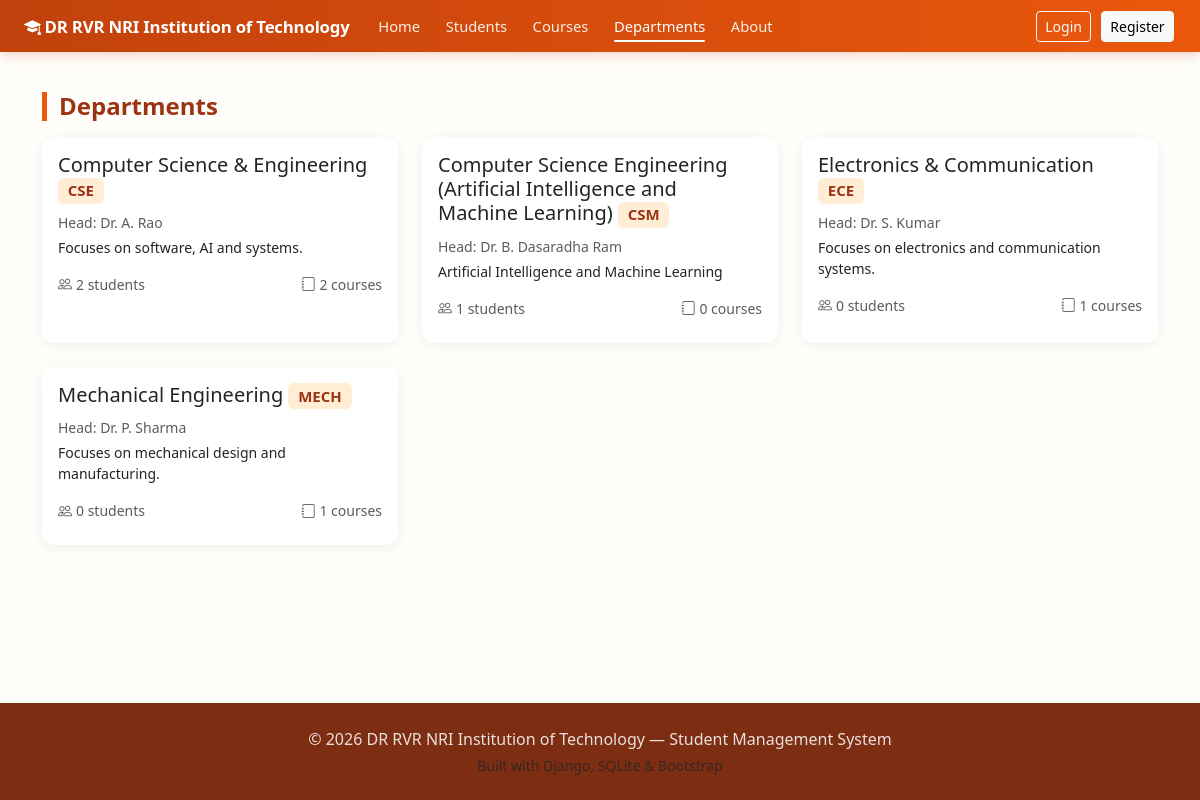
Screenshot of /departments/ with the database file from the repository.
### core/models.py (models this page shows, shortened)
class Department(models.Model):
    name = models.CharField(max_length=120, unique=True)
    code = models.CharField(max_length=20, unique=True)
    head_of_department = models.CharField(max_length=120, blank=True, null=True)
    description = models.TextField(blank=True, null=True)
    class Meta:
        ordering = ['name']
    @property
    def student_count(self):
        return self.students.count()
    @property
    def course_count(self):
        return self.courses.count()

### core/views.py (the view)
# urls.py: path('departments/', views.departments, name='departments'),
def departments(request):
    all_departments = Department.objects.order_by('name')
    return render(request, 'departments.html', {'departments': all_departments})

### templates/departments.html (shortened to what this page needs)
{% extends 'base.html' %}
{% block content %}
<div class="d-flex justify-content-between align-items-center mb-3">
    <h4 class="section-title mb-0">Departments</h4>
</div>
<div class="row g-4">
    {% for d in departments %}
    <div class="col-md-4">
        <div class="card p-3 h-100">
            <h5>{{ d.name }} <span class="badge badge-dept">{{ d.code }}</span></h5>
            <p class="text-muted small mb-1">Head: {{ d.head_of_department|default:'Not assigned' }}</p>
            <p class="small">{{ d.description|default:'No description available.' }}</p>
            <div class="d-flex justify-content-between text-muted small mb-2">
                <span><i class="bi bi-people me-1"></i>{{ d.student_count }} students</span>
                <span><i class="bi bi-journal me-1"></i>{{ d.course_count }} courses</span>
            </div>
        </div>
    </div>
    {% empty %}
    <p class="text-muted text-center py-4">No departments found.</p>
    {% endfor %}
</div>
{% endblock %}

### static/css/style.css (style rules this page uses)
:root { --primary: #ea580c; --primary-dark: #9a3412; --primary-darker: #7c2d12; --accent: #f97316; --accent-light: #ffedd5; --accent-hover: #c2410c; --bg-soft: #fffdfa; }
body { background-color: var(--bg-soft); display: flex; flex-direction: column; min-height: 100vh; font-family: 'Segoe UI', Roboto, -apple-system, sans-serif; }
.card { border: none; border-radius: 0.75rem; box-shadow: 0 2px 12px rgba(0,0,0,0.06); }
.badge-dept { background-color: var(--accent-light); color: var(--primary-dark); font-weight: 600; }
.section-title { font-weight: 700; color: var(--primary-dark); border-left: 5px solid var(--primary); padding-left: 0.75rem; margin-bottom: 1.5rem; }

### rows the page displays
Department: name "Computer Science & Engineering", code "CSE", head_of_department "Dr. A. Rao", description "Focuses on software, AI and systems.", student_count "2", course_count "2"
Department: name "Computer Science Engineering (Artificial Intelligence and Machine Learning)", code "CSM", head_of_department "Dr. B. Dasaradha Ram", description "Artificial Intelligence and Machine Learning", student_count "1", course_count "0"
Department: name "Electronics & Communication", code "ECE", head_of_department "Dr. S. Kumar", description "Focuses on electronics and communication systems.", student_count "0", course_count "1"
Department: name "Mechanical Engineering", code "MECH", head_of_department "Dr. P. Sharma", description "Focuses on mechanical design and manufacturing.", student_count "0", course_count "1"
